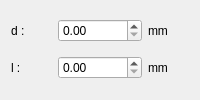
                        <widget class="QWidget" name="stack_cyl_split">
                         <layout class="QGridLayout" name="gridLayout_27">
                          <item row="0" column="0">
                           <widget class="QLabel" name="label_164">
                            <property name="text">
                             <string>d :</string>
                            </property>
                           </widget>
                          </item>
                          <item row="0" column="1">
                           <widget class="QDoubleSpinBox" name="doubleSpinBox_specimen_split_cylinder_d">
                            <property name="maximum">
                             <double>999999.000000000000000</double>
                            </property>
                            <property name="singleStep">
                             <double>0.100000000000000</double>
                            </property>
                           </widget>
                          </item>
                          <item row="0" column="2">
                           <widget class="QLabel" name="label_165">
                            <property name="text">
                             <string>mm</string>
                            </property>
                           </widget>
                          </item>
                          <item row="1" column="0">
                           <widget class="QLabel" name="label_166">
                            <property name="text">
                             <string>l :</string>
                            </property>
                           </widget>
                          </item>
                          <item row="1" column="1">
                           <widget class="QDoubleSpinBox" name="doubleSpinBox_specimen_split_cylinder_l">
                            <property name="maximum">
                             <double>999999.000000000000000</double>
                            </property>
                            <property name="singleStep">
                             <double>0.100000000000000</double>
                            </property>
                           </widget>
                          </item>
                          <item row="1" column="2">
                           <widget class="QLabel" name="label_167">
                            <property name="text">
                             <string>mm</string>
                            </property>
                           </widget>
                          </item>
                         </layout>
                        </widget>
